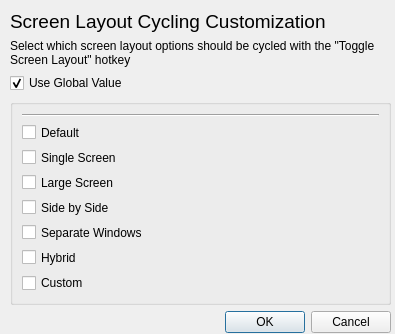
<?xml version="1.0" encoding="UTF-8"?>
<ui version="4.0">
 <class>ConfigureLayoutCycle</class>
 <widget class="QDialog" name="ConfigureLayoutCycle">
  <property name="windowModality">
   <enum>Qt::ApplicationModal</enum>
  </property>
  <property name="geometry">
   <rect>
    <x>0</x>
    <y>0</y>
    <width>395</width>
    <height>334</height>
   </rect>
  </property>
  <property name="sizePolicy">
   <sizepolicy hsizetype="Preferred" vsizetype="Minimum">
    <horstretch>0</horstretch>
    <verstretch>0</verstretch>
   </sizepolicy>
  </property>
  <property name="windowTitle">
   <string>Configure Layout Cycling</string>
  </property>
  <widget class="QWidget" name="verticalLayoutWidget">
   <property name="geometry">
    <rect>
     <x>10</x>
     <y>10</y>
     <width>381</width>
     <height>323</height>
    </rect>
   </property>
   <layout class="QVBoxLayout" name="verticalLayout" stretch="1,1,0,0,1">
    <property name="sizeConstraint">
     <enum>QLayout::SetDefaultConstraint</enum>
    </property>
    <item>
     <widget class="QLabel" name="label">
      <property name="sizePolicy">
       <sizepolicy hsizetype="Preferred" vsizetype="Fixed">
        <horstretch>0</horstretch>
        <verstretch>0</verstretch>
       </sizepolicy>
      </property>
      <property name="font">
       <font>
        <pointsize>14</pointsize>
       </font>
      </property>
      <property name="text">
       <string>Screen Layout Cycling Customization</string>
      </property>
     </widget>
    </item>
    <item>
     <widget class="QLabel" name="instructions">
      <property name="sizePolicy">
       <sizepolicy hsizetype="Preferred" vsizetype="Fixed">
        <horstretch>0</horstretch>
        <verstretch>0</verstretch>
       </sizepolicy>
      </property>
      <property name="text">
       <string>Select which screen layout options should be cycled with the &quot;Toggle Screen Layout&quot; hotkey</string>
      </property>
      <property name="wordWrap">
       <bool>true</bool>
      </property>
     </widget>
    </item>
    <item>
     <widget class="QCheckBox" name="globalCheck">
      <property name="text">
       <string>Use Global Value</string>
      </property>
      <property name="checked">
       <bool>true</bool>
      </property>
     </widget>
    </item>
    <item>
     <widget class="QGroupBox" name="checkGroup">
      <property name="enabled">
       <bool>true</bool>
      </property>
      <layout class="QVBoxLayout" name="vertLayout">
       <item>
        <widget class="Line" name="line">
         <property name="orientation">
          <enum>Qt::Horizontal</enum>
         </property>
        </widget>
       </item>
       <item>
        <widget class="QCheckBox" name="defaultCheck">
         <property name="text">
          <string>Default</string>
         </property>
         <property name="checked">
          <bool>false</bool>
         </property>
        </widget>
       </item>
       <item>
        <widget class="QCheckBox" name="singleCheck">
         <property name="text">
          <string>Single Screen</string>
         </property>
         <property name="checked">
          <bool>false</bool>
         </property>
        </widget>
       </item>
       <item>
        <widget class="QCheckBox" name="largeCheck">
         <property name="text">
          <string>Large Screen</string>
         </property>
         <property name="checked">
          <bool>false</bool>
         </property>
        </widget>
       </item>
       <item>
        <widget class="QCheckBox" name="sidebysideCheck">
         <property name="text">
          <string>Side by Side</string>
         </property>
         <property name="checked">
          <bool>false</bool>
         </property>
        </widget>
       </item>
       <item>
        <widget class="QCheckBox" name="separateCheck">
         <property name="text">
          <string>Separate Windows</string>
         </property>
         <property name="checked">
          <bool>false</bool>
         </property>
        </widget>
       </item>
       <item>
        <widget class="QCheckBox" name="hybridCheck">
         <property name="text">
          <string>Hybrid</string>
         </property>
         <property name="checked">
          <bool>false</bool>
         </property>
        </widget>
       </item>
       <item>
        <widget class="QCheckBox" name="customCheck">
         <property name="text">
          <string>Custom</string>
         </property>
         <property name="checked">
          <bool>false</bool>
         </property>
        </widget>
       </item>
      </layout>
     </widget>
    </item>
    <item>
     <widget class="QDialogButtonBox" name="buttonBox">
      <property name="orientation">
       <enum>Qt::Horizontal</enum>
      </property>
      <property name="standardButtons">
       <set>QDialogButtonBox::Cancel|QDialogButtonBox::Ok</set>
      </property>
     </widget>
    </item>
   </layout>
  </widget>
 </widget>
 <resources/>
 <connections>
  <connection>
   <sender>buttonBox</sender>
   <signal>accepted()</signal>
   <receiver>ConfigureLayoutCycle</receiver>
   <slot>accept()</slot>
   <hints>
    <hint type="sourcelabel">
     <x>248</x>
     <y>254</y>
    </hint>
    <hint type="destinationlabel">
     <x>157</x>
     <y>274</y>
    </hint>
   </hints>
  </connection>
  <connection>
   <sender>buttonBox</sender>
   <signal>rejected()</signal>
   <receiver>ConfigureLayoutCycle</receiver>
   <slot>reject()</slot>
   <hints>
    <hint type="sourcelabel">
     <x>316</x>
     <y>260</y>
    </hint>
    <hint type="destinationlabel">
     <x>286</x>
     <y>274</y>
    </hint>
   </hints>
  </connection>
 </connections>
</ui>
